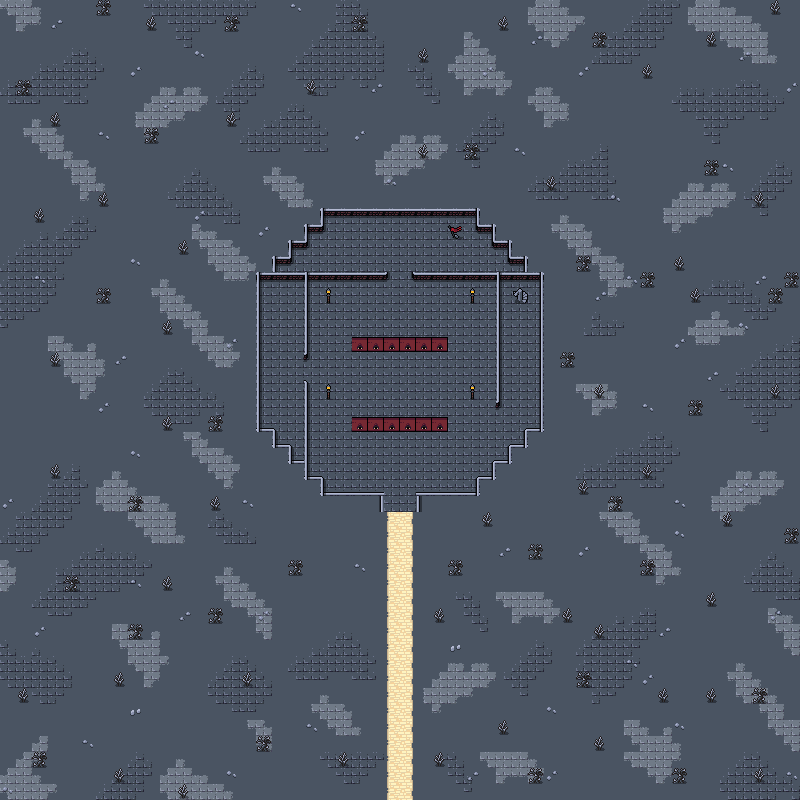

Below is a game level as drawn by its tile map, then a one-line description and the .tmx that defines it (tile-layer data replaced by summaries):
An orthogonal 50x50 tile map with 16x16 px tiles, 5 tile layers (Background, Ground, Walls, Ornamental Walls, ...), 2 tilesets and 8 objects.

<map version="1.10" tiledversion="1.10.1" orientation="orthogonal" renderorder="right-down" width="50" height="50" tilewidth="16" tileheight="16" infinite="0" nextlayerid="9" nextobjectid="65">
 <editorsettings>
  <export target="wastetown..tmx" format="tmx" />
 </editorsettings>
 <tileset firstgid="1" source="../../../../common/maps/tileset/main.tsx" />
 <tileset firstgid="10113" source="../../../../common/maps/tileset/buildings.tsx" />
 <layer id="1" name="Background" width="50" height="50">
  <data>[2500 cells, 2500 non-empty, 5 distinct tile ids]</data>
 </layer>
 <layer id="8" name="Ground" width="50" height="50">
  <data>[2500 cells, 768 non-empty, 29 distinct tile ids]</data>
 </layer>
 <layer id="2" name="Walls" width="50" height="50">
  <data>[2500 cells, 98 non-empty, 8 distinct tile ids]</data>
 </layer>
 <layer id="7" name="Ornamental Walls" width="50" height="50">
  <data>[2500 cells, 24 non-empty, 2 distinct tile ids]</data>
 </layer>
 <layer id="3" name="Clutter" width="50" height="50">
  <properties>
   <property name="spriteLayer" type="bool" value="true" />
  </properties>
  <data>[2500 cells, 154 non-empty, 11 distinct tile ids]</data>
 </layer>
 <objectgroup id="4" name="Objects">
  <object id="38" template="../../../../common/maps/obj/entry_up.tx" x="383.965" y="511.303" width="31.6667" height="16" />
  <object id="49" template="../../../../common/maps/obj/entry_down.tx" x="513.654" y="304.89">
   <properties>
    <property name="teleport" value="../Shandalar Old Border/maps/map/fort/fort_colorless_7_multilevel2.tmx" />
    <property name="teleportObjectId" value="79" />
   </properties>
  </object>
  <object id="56" template="../../../../common/maps/obj/enemy.tx" x="391.848" y="282.871">
   <properties>
    <property name="enemy" value="Kiska-Ra of Shandalar" />
    <property name="threatRange" type="int" value="100" />
   <property name="effect">{"startBattleWithCard": ["City of Brass|ARN"]}</property>
    </properties>
  </object>
  <object id="59" template="../../../../common/maps/obj/gold.tx" x="275.167" y="296.667" />
  <object id="61" template="../../../../common/maps/obj/manashards.tx" x="328" y="234" />
  <object id="62" template="../../../../common/maps/obj/waypoint.tx" x="474" y="380.667" />
  <object id="63" template="../../../../common/maps/obj/waypoint.tx" x="267.667" y="381" />
  <object id="64" template="../../../../common/maps/obj/waypoint.tx" x="271.333" y="319.333" />
 </objectgroup>
</map>
